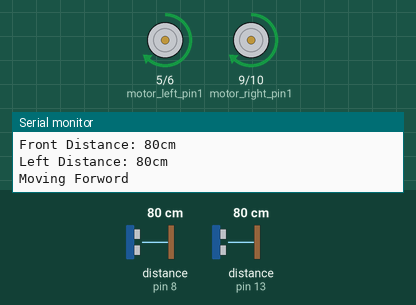
Simulated run of this sketch. Board: Arduino Nano, built with avr-gcc and run on an emulated ATmega328P. Shown: motor-driver pin pairs drawn as motors (green arrow = first pin HIGH = forward, orange = second pin HIGH = backward, longer = more drive), the last lines printed to the serial monitor. Wiring (inferred from the names in the program): 2 × ultrasonic range finder: trigger pin 7, echo pin 8 / trigger pin 12, echo pin 13. The inputs (shaded band) are chosen by the test bench; at power-on: distance to the obstacle (sensors on pin 8, pin 13) 80 cm. The echo pulse lasts 58.3 µs per cm.

Above: at 1.8 s.
1.9 s: distance to the obstacle (sensor on pin 8) set to 13 cm
3.4 s: distance to the obstacle (sensor on pin 8) set to 10 cm
At 5.2 s:
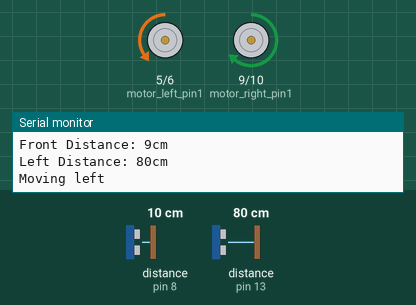
5.5 s: distance to the obstacle (sensor on pin 13) set to 13 cm
7.2 s: distance to the obstacle (sensor on pin 13) set to 9 cm
At 9.0 s:
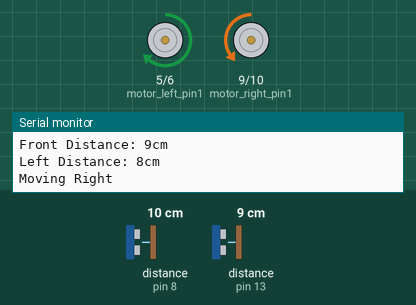
Timing chart, 0 to 10.5 s (numbered marks = the images above; inputs shaded):
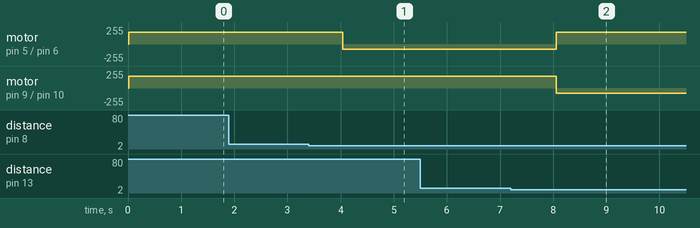

Measured:
- the behaviour switches between 12 and 11 cm on distance to the obstacle (sensor on pin 8) (found by bisection; images 0 and 1)
- the behaviour switches between 12 and 11 cm on distance to the obstacle (sensor on pin 13) (found by bisection; images 1 and 2)
- after the input at 3.4 s, motor on pin 5 (motor_left_pin1) / pin 6 (motor_left_pin2): forward 180/255 → backward 80/255 after 0.64 s
- after the input at 7.2 s, motor on pin 5 (motor_left_pin1) / pin 6 (motor_left_pin2): backward 80/255 → forward 180/255 after 0.86 s; motor on pin 9 (motor_right_pin1) / pin 10 (motor_right_pin2): forward 180/255 → backward 80/255 after 0.86 s

The sketch:

Line_Follower.ino
```cpp
/* If Ir_Sensor finds white serface it returns Analog Value near 220
 or less than 250 (0 for digital input) & if finds black surface, it returns
 Analog value near 998 0r greater than 900. (1 for Digital input)
*/
int motor_left_pin1 = 5;
int motor_left_pin2 = 6;
int motor_right_pin1 = 9;
int motor_right_pin2 = 10;
int front_trig = 7;
int front_echo = 8;
int left_trig = 12;
int left_echo = 13;
int ir_sensor_1 = A1; int ir_1;
int ir_sensor_2 = A2; int ir_2;
int ir_sensor_3 = A3; int ir_3;
int ir_sensor_4 = A4; int ir_4;
int ir_sensor_5 = A5; int ir_5;
int ir_sensor_6 = A6; int ir_6;


int vel_high = 180;
int vel_low = 80;
int vel_zero = 0;

void setup() {
// put your setup code here, to run once:
  pinMode(motor_left_pin1, OUTPUT);
  pinMode(motor_left_pin2, OUTPUT);
  pinMode(motor_right_pin1, OUTPUT);
  pinMode(motor_right_pin2, OUTPUT);
  pinMode(front_trig, OUTPUT);
  pinMode(left_trig, OUTPUT);
  pinMode(front_echo, INPUT);
  pinMode(left_echo, INPUT);
  pinMode(ir_sensor_1, INPUT);
  pinMode(ir_sensor_2, INPUT);
  pinMode(ir_sensor_3, INPUT);
  pinMode(ir_sensor_4, INPUT);
  pinMode(ir_sensor_5, INPUT);
  pinMode(ir_sensor_6, INPUT);

  digitalWrite(front_trig, LOW);
  digitalWrite(left_trig, LOW);
  Serial.begin(9600);
}

void loop() {

  int front_distance, left_distance;
  front_distance = findFrontDistance();
  left_distance = findLeftDistance();

  Serial.print("Front Distance: ");
  Serial.print(front_distance);
  Serial.println("cm");
  Serial.print("Left Distance: ");
  Serial.print(left_distance);
  Serial.println("cm");

  if(front_distance <= 10)
  {
    if(left_distance <= 10)
    {
      moveRight();
      Serial.println("Moving Right");
    }
    else if(left_distance > 10)
    {
      moveLeft();
      Serial.println("Moving left");
    }
  }
  else if(front_distance > 10)
  {
    moveForword();
    Serial.println("Moving Forword");
  }

  delay(1000);

  /*ir_1 = analogRead(ir_sensor_1);
  ir_2 = analogRead(ir_sensor_2);
  ir_3 = analogRead(ir_sensor_3);
  ir_4 = analogRead(ir_sensor_4);
  ir_5 = analogRead(ir_sensor_5);
  ir_6 = analogRead(ir_sensor_6);

 if( ir_3 > 900 && ir_4 > 900 && ir_1 <400 && ir_2 < 400 && ir_5 <400 && ir_6 < 400)
 {
  moveForword();

  Serial.println("Moving Forword");
 }

 if(ir_1 > 900 && ir_2 > 900)
 {
  moveRight();
  Serial.println("Moving Right");
 }

 if(ir_5 > 900 && ir_6 > 900)
 {
  moveLeft();
  Serial.println("Moving Left");
 }

  delay (2000);
  */
}


void moveForword()
{
  analogWrite(motor_left_pin1, vel_high);
  analogWrite(motor_left_pin2, vel_zero);
  analogWrite(motor_right_pin1, vel_high);
  analogWrite(motor_right_pin2, vel_zero);
}

void moveBack()
{
  analogWrite(motor_left_pin1, vel_zero);
  analogWrite(motor_left_pin2, vel_high);
  analogWrite(motor_right_pin1, vel_zero);
  analogWrite(motor_right_pin2, vel_high);
}

void moveLeft()
{
  analogWrite(motor_left_pin1, vel_zero);
  analogWrite(motor_left_pin2, vel_low);
  analogWrite(motor_right_pin1, vel_high);
  analogWrite(motor_right_pin2, vel_zero);
}

void moveRight()
{
  analogWrite(motor_left_pin1, vel_high);
  analogWrite(motor_left_pin2, vel_zero);
  analogWrite(motor_right_pin1, vel_zero);
  analogWrite(motor_right_pin2, vel_low);
}

void terminal()
{
  analogWrite(motor_left_pin1, vel_zero);
  analogWrite(motor_left_pin2, vel_zero);
  analogWrite(motor_right_pin1, vel_zero);
  analogWrite(motor_right_pin2, vel_zero);
}


//Functions for two ultrasonic sensors distance

int findFrontDistance()
{
  delayMicroseconds(10);
  digitalWrite(front_trig, HIGH);
  delayMicroseconds(10);
  digitalWrite(front_trig, LOW);

  int front_duration = pulseIn(front_echo, HIGH);
  int front_distance = microsecondsToCentimeters(front_duration);

  return front_distance;

}

int findLeftDistance()
{
  delayMicroseconds(2);
  digitalWrite(left_trig, HIGH);
  delayMicroseconds(10);
  digitalWrite(left_trig, LOW);
  int left_duration = pulseIn(left_echo, HIGH);
  int left_distance = microsecondsToCentimeters(left_duration);

  return left_distance;
}

int microsecondsToCentimeters(int microseconds)
{
  return microseconds / 29 / 2;
}
```
